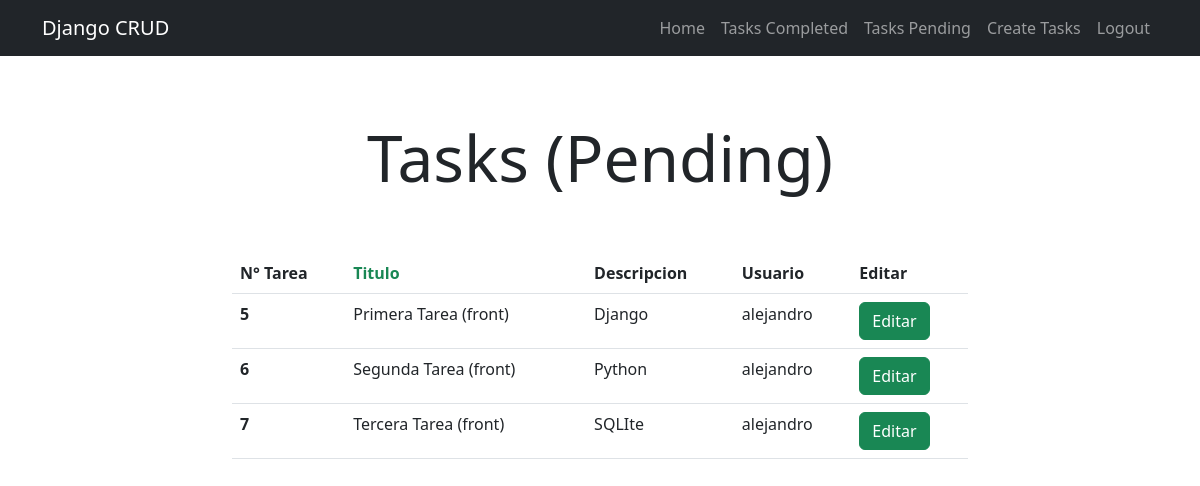
Before: /tasks/ (signed in) with the older database file.
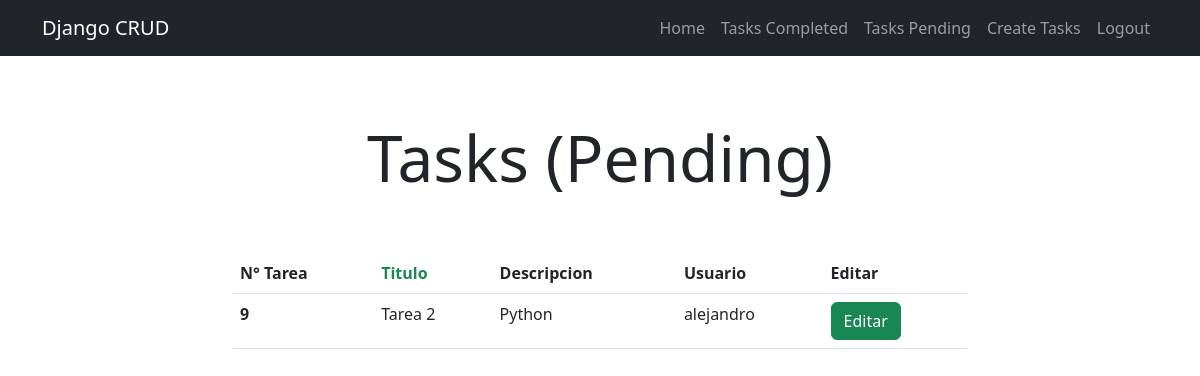
After: the same page with the newer database file.
### tasks/models.py (models this page shows, shortened)
class Tasks(models.Model):
    title = models.CharField(max_length=200)
    description = models.TextField(blank=True)
    created = models.DateTimeField(auto_now_add=True)
    datecompleted = models.DateTimeField(null=True, blank=True)
    important = models.BooleanField(default=False)
    user = models.ForeignKey(User, on_delete=models.CASCADE)

### tasks/views.py (the view)
# urls.py: path('' ,include('tasks.urls'))
@login_required
def tasks(request):
    tasks = Tasks.objects.filter(user=request.user, datecompleted__isnull=True)
    return render(request, 'tasks.html', {
        'tasks': tasks,
        'tag' : 'Pending'
    })

### tasks/templates/tasks.html (shortened to what this page needs)
{% extends 'base.html' %}
{% block content %}
<main class="container">
    <div class="row">
        <div class="col-md-8 offset-md-2">
            <h1 class="text-center display-3 py-5">Tasks ({{ tag }})</h1>
            <table class="table">
                <thead>
                  <tr>
                    <th scope="col">N° Tarea</th>
                    <th scope="col" class="fw-bold text-success">Titulo</th>
                    <th scope="col">Descripcion</th>
                    <th scope="col">Usuario</th>
                    <th scope="col">Editar</th>
                  </tr>
                </thead>
                {% for task in tasks %}
                <tbody>
                  <tr>
                    <th scope="row"> {{task.id}} </th>
                    <td>{{task.title}}</td>
                    <td>{{ task.description }}</td>
                    <td>{{ task.user.username }}</td>
                    <td>
                        <a href="{% url 'task_detail' task.id %}">
                            <button class="btn btn-success" >Editar</button>
                        </a>
                    </td>
                  </tr>
                </tbody>
                {% endfor %}
              </table>
        </div>
    </div>
</main>
{% endblock %}

### tasks/templates/base.html (shortened to what this page needs)
<!doctype html>
<html lang="en">
<head>
  <link href="https://cdn.jsdelivr.net/npm/bootstrap@5.2.1/dist/css/bootstrap.min.css" rel="stylesheet"
>
</head>
<body>
  <nav class="navbar navbar-expand-lg bg-body-tertiary bg-dark navbar-dark">
    <div class="container">
      <a class="navbar-brand" href="{% url 'home' %}">Django CRUD</a>
      <div class="collapse navbar-collapse" id="navbarNav">
        <ul class="navbar-nav ms-auto">
          <li class="nav-item"><a class="nav-link" href="{% url 'home' %}">Home</a></li>
          {% if user.is_authenticated %}
            <li class="nav-item"><a href="{% url 'tasks_completed' %}" class="nav-link">Tasks Completed</a></li>
            <li class="nav-item"><a href="{% url 'tasks' %}" class="nav-link">Tasks Pending</a></li>
            <li class="nav-item"><a href="{% url 'create_task' %}" class="nav-link">Create Tasks</a></li>
            <li class="nav-item"><a href="{% url 'logout' %}" class="nav-link">Logout</a></li>
          {% else %}
            <li class="nav-item"><a href="{% url 'signup' %}" class="nav-link">Signup</a></li>
            <li class="nav-item"><a href="{% url 'signin' %}" class="nav-link">Signin</a></li>
          {% endif %}
        </ul>
      </div>
    </div>
  </nav>
    {% block content %}
    {% endblock %}
</body>
</html>

Changed rows visible on the page:
removed Tasks: id "5", title "Primera Tarea (front)", description "Django", user.username "alejandro"
removed Tasks: id "6", title "Segunda Tarea (front)", description "Python", user.username "alejandro"
removed Tasks: id "7", title "Tercera Tarea (front)", description "SQLIte", user.username "alejandro"
added Tasks: id "9", title "Tarea 2", description "Python", user.username "alejandro"
